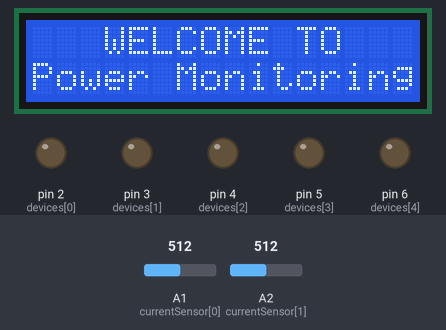
A sketch run on a simulated Arduino Uno, built with avr-gcc and run on an emulated ATmega328P. Shown: 16×2 character LCD, output pins drawn as LEDs (lit = HIGH). Inputs (shaded band) come from the test bench; at power-on: A1 (currentSensor[0]) = 512, A2 (currentSensor[1]) = 512.

Above: at 0.2 s.
At 2.0 s:
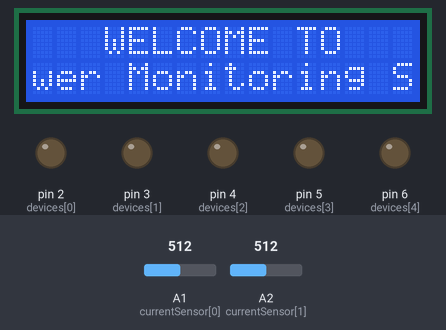
At 2.9 s:
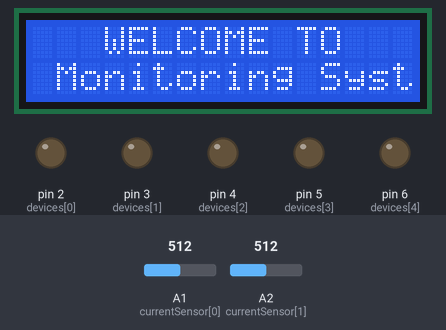
At 3.9 s:
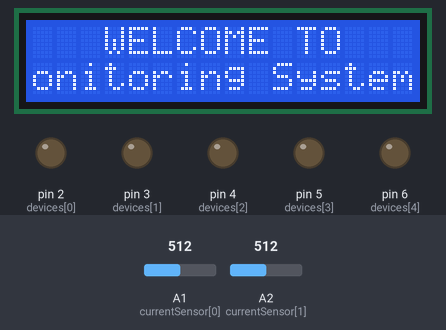
At 6.4 s:
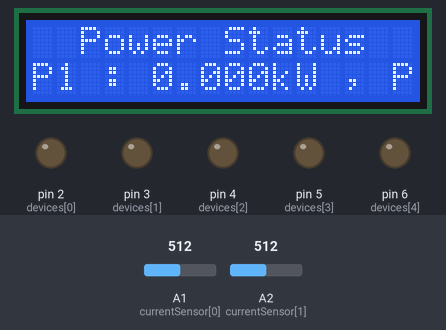
At 12.1 s:
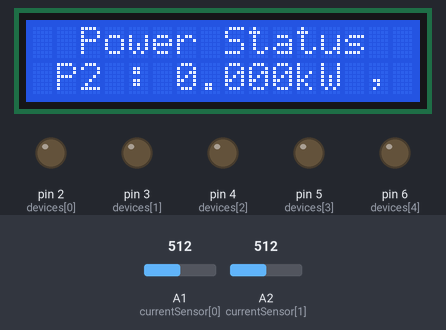

The sketch:

PMSv3.1.ino
```cpp
#include <Wire.h>
#include <LCD.h>
#include <LiquidCrystal_I2C.h>
#include <SoftwareSerial.h>

//Define LCD variables
#define I2C_ADDR          0x3F        //Define I2C Address where the PCF8574A is
#define BACKLIGHT_PIN      3
#define En_pin             2
#define Rw_pin             1
#define Rs_pin             0
#define D4_pin             4
#define D5_pin             5
#define D6_pin             6
#define D7_pin             7

#define maxRange           50
//System Pin Definition
const int voltageSensor = 14; //analog pin layout 14 - 19 == A0 - A5
const int currentSensor[5] = {15, 16, 17, 18, 19};
const int devices[5] = {2, 3, 4, 5, 6};
const int controllerPins[5] = {7, 8, 9, 12, 13};

//System Constants
const int mVperAmp = 100; // 185 for 5A , 100 for 20A and 66 for 30A Sensor Module
double currents[5], voltage;
double consumePower[5];
String StatusReport;
int controllers[5] = {0};
String dataStream;
char dataStreamArray[maxRange];

//Lcd Constants
int inputLength = 0;
char inputArray[maxRange];

//Initialise the LCD
LiquidCrystal_I2C      lcd(I2C_ADDR, En_pin, Rw_pin, Rs_pin, D4_pin, D5_pin, D6_pin, D7_pin);

//Initialise the Software Serial
SoftwareSerial dataSerial(10, 11); // RX, TX

void setup() {
  Serial.begin(9600);
  dataSerial.begin(115200);

  //Define the LCD as 16 column by 2 rows
  lcd.begin (16, 2);
  //Switch on the backlight
  lcd.setBacklightPin(BACKLIGHT_PIN, POSITIVE);
  lcd.setBacklight(HIGH);
  lcd.clear();
  lcdMessage("   WELCOME TO   ", "Power Monitoring System");

  //Input Pin Allocation
  pinMode(voltageSensor, INPUT);
  for (int i = 0; i < 5; i++) {
    pinMode(currentSensor[i], INPUT);
    //Output Pin Allocation
    pinMode(devices[i], OUTPUT);
    //Controllers Pin Allocation
    pinMode(controllerPins[i], INPUT);
  }
  delay(500);
  lcd.clear();
}

void loop() {

  for (int i = 0; i < 5; i++) {
    digitalWrite(devices[i], LOW);
  }
  voltage = getVoltage();
  for (int i = 0; i < 2; i++) {
    currents[i] = getCurrent(currentSensor[i]);
    consumePower[i] = (voltage * currents[i]);
    StatusReport += "P" + String(i + 1) + " : ";
    StatusReport += String(consumePower[i] / 1000, 3) + "kW , ";
  }

  lcdMessage("  Power Status  ", StatusReport);

  dataStream = String(voltage) + "A" + String(currents[0], 3) + "A" + String(currents[1], 3)
               + "A" + String(currents[2], 3) + "A" + String(currents[3], 3)
               + "A" + String(currents[4], 3);

  dataStream.toCharArray(dataStreamArray, maxRange);
  dataSerial.write(dataStreamArray);
  dataStream = "";
  StatusReport = "";
  delay(500);
}

double getVoltage() {
  double inputVoltage = 220.00;
  return inputVoltage;
}

double getCurrent(int pin) {
  int readValue;             //value read from the sensor
  int maxValue = 0;          // store max value here
  int minValue = 1024;          // store min value here
  double voltage, vrms, arms;
  uint32_t start_time = millis();

  while ((millis() - start_time) < 1000) { //sample for 1 Sec
    readValue = analogRead(pin);
    // see if you have a new maxValue
    if (readValue > maxValue) {
      /*record the maximum sensor value*/
      maxValue = readValue;
    }
    if (readValue < minValue) {
      //record the maximum sensor value
      minValue = readValue;
    }
  }

  // Subtract min from max
  voltage = ((maxValue - minValue) * 5.0) / 1024.0;
  vrms = (voltage / 2.0) * 0.707;
  arms = (vrms * 1000) / mVperAmp;

  return arms;
}

void lcdMessage(String FirstRow, String SecondRow) {
  inputLength = SecondRow.length();
  lcd.clear();
  lcd.print(FirstRow);
  if (inputLength <= 16) {
    lcd.setCursor(0, 1);
    lcd.print(SecondRow);
  }
  else if (inputLength > maxRange) {
    Serial.println("This string is too long.");
  }
  else {
    lcd.setCursor(0, 1);
    SecondRow.toCharArray(inputArray, maxRange);
    for (int i = 0; i <= 16; i++) {
      lcd.write(inputArray[i]);
    }

    delay(1500); //completion wait

    for (int j = 17; j <= inputLength; j++) {
      lcd.write(inputArray[j]);
      lcd.scrollDisplayLeft();

      lcd.setCursor(j - 16, 0);
      lcd.print(FirstRow);
      lcd.setCursor(j + 1, 1);
      delay(300);
    }
  }
}
```

Measured:
- by itself, everything shown: repeats every 8.5 s, in 15 steps
- what the display in image 3 shows lasts 0.8 s, from 3.5 s to 4.3 s
- what the display in image 4 shows lasts 1.5 s, from 6.4 s to 7.9 s
- what the display in image 5 shows lasts 2.9 s, from 12.0 s to 14.9 s
